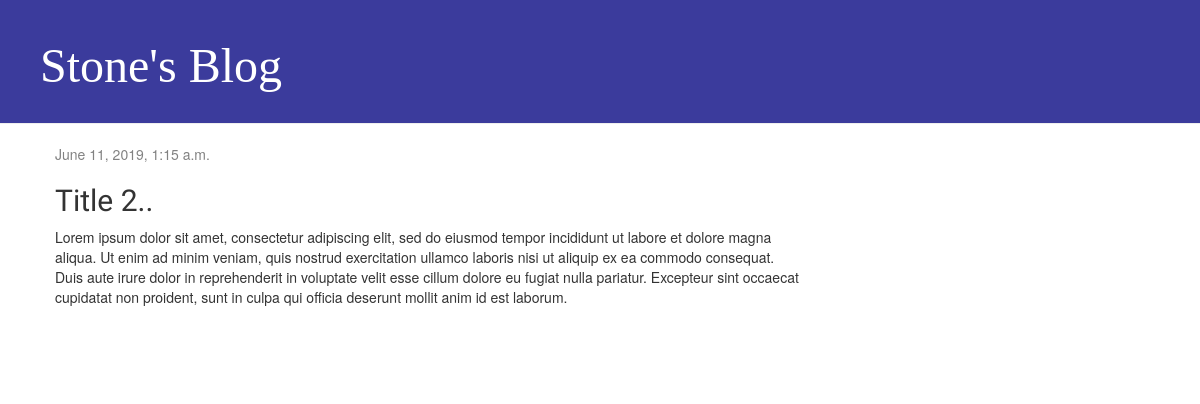
The app's page /post/2/ with its own data.
### blog/models.py (models this page shows, shortened)
class Post(models.Model):
    author = models.ForeignKey(settings.AUTH_USER_MODEL, on_delete=models.CASCADE)
    title = models.CharField(max_length=200)
    text = models.TextField()
    created_date = models.DateTimeField(default=timezone.now)
    published_date = models.DateTimeField(blank=True, null=True)

### blog/views.py (the view)
# urls.py: path('post/<int:pk>/', views.post_detail, name='post_detail'),
def post_detail(request, pk):
    post = get_object_or_404(Post, pk=pk)
    return render(request, 'blog/post_detail.html', {'post': post})

### blog/templates/blog/post_detail.html (shortened to what this page needs)
{% extends 'blog/base.html' %}
{% block content %}
<div class="post">
    {% if post.published_date %}
    <div class="date">
        {{ post.published_date }}
    </div>
    {% endif %}
    <h2>{{ post.title }}</h2>
    <p>{{ post.text|linebreaksbr }}</p>
</div>
{% endblock %}

### blog/static/css/blog.css (style rules this page uses)
h1, h2, h3, h4 { font-family: "Lobster", cursive; }
.date { color: #828282; }
.post { margin-bottom: 70px; }

### records on screen
Post: published_date "June 11, 2019, 1:15 a.m.", title "Title 2..", text "Lorem ipsum dolor sit amet, consectetur adipiscing elit, sed do eiusmod tempor incididunt ut labore et dolore magna aliqua. Ut enim ad minim veniam, quis nostrud exercitation ullamco laboris nisi ut aliquip ex ea commodo consequat. Duis aute irure dolor in reprehenderit in voluptate velit esse cillum dolore eu fugiat nulla pariatur. Excepteur sint occaecat cupidatat non proident, sunt in culpa qui officia deserunt mollit anim id est laborum."
